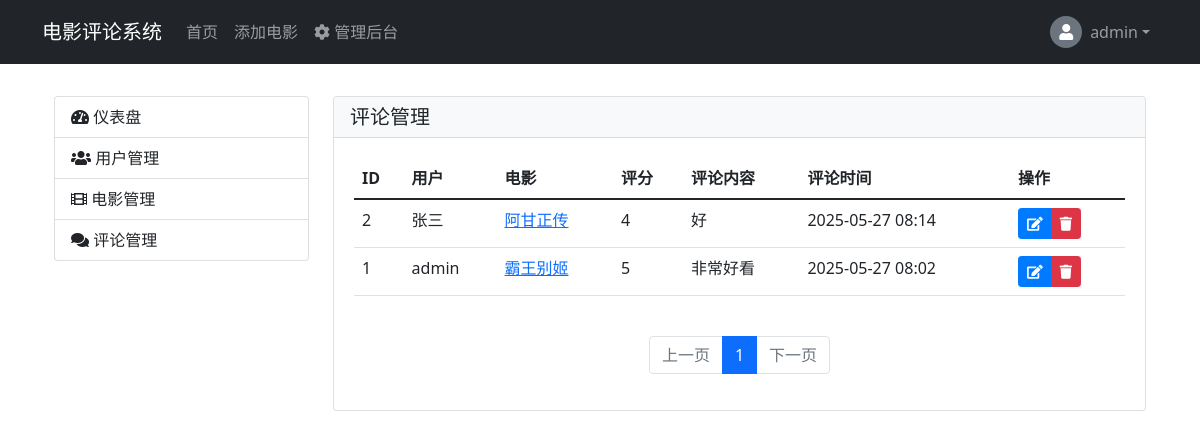
Before: /admin/reviews (signed in) with the older database file.
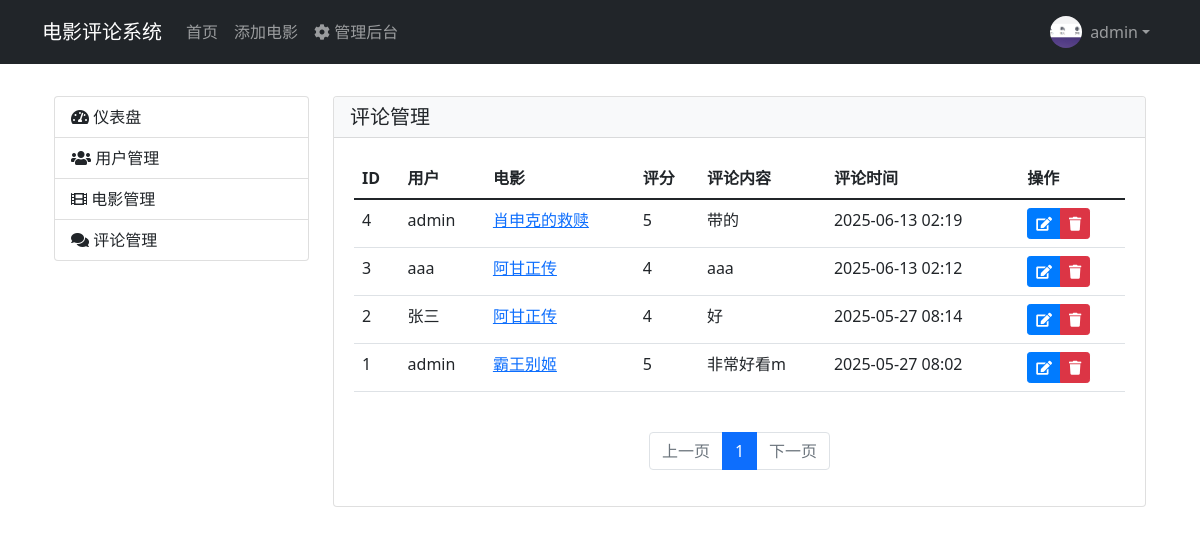
After: the same page with the newer database file.
### models/user_models.py (models this page shows, shortened)
class User(Base):
    __tablename__ = 'users'
    id = Column(Integer, primary_key=True)
    username = Column(String(80), unique=True, nullable=False)
    email = Column(String(120), unique=True, nullable=False)
    password_hash = Column(String(128))
    avatar = Column(String(255))
    phone = Column(String(20))
    bio = Column(Text)
    created_at = Column(DateTime, default=datetime.utcnow)
    role_id = Column(Integer, ForeignKey('roles.id'))
    role = relationship('Role', back_populates='users')
    reviews = relationship('Review', back_populates='author')

### models/review_models.py (models this page shows)
class Review(Base):
    __tablename__ = 'reviews'
    id = Column(Integer, primary_key=True)
    content = Column(Text, nullable=False)
    rating = Column(Integer)
    created_at = Column(DateTime, default=datetime.utcnow)
    user_id = Column(Integer, ForeignKey('users.id'), nullable=False)
    movie_id = Column(Integer, ForeignKey('movies.id'), nullable=False)
    author = relationship('User', back_populates='reviews')
    movie = relationship('Movie', back_populates='reviews')

### models/movie_models.py (models this page shows)
class Movie(Base):
    __tablename__ = 'movies'
    id = Column(Integer, primary_key=True)
    link = Column(String(255))
    img_src = Column(String(255))
    title = Column(String(100))
    rating = Column(Float)
    judge_num = Column(Integer)
    quote = Column(Text)
    director = Column(String(100))
    actors = Column(String(200))
    year = Column(String(10))
    country = Column(String(50))
    duration = Column(String(20))
    created_at = Column(DateTime, default=datetime.utcnow)
    genres = relationship('MovieGenre', back_populates='movie', lazy='joined')
    reviews = relationship('Review', back_populates='movie', lazy='dynamic')

### apps/admin/router.py (the view)
@router.get("/admin/reviews", name="manage_reviews")
async def manage_reviews(request: Request, db: Session = Depends(get_db), current_user=Depends(get_current_user), page: int = Query(1, ge=1)):
    if not current_user or not current_user.can(Permission.ADMIN):
        return RedirectResponse(url="/auth/login", status_code=303)
    per_page = 10
    query = db.query(Review).order_by(Review.created_at.desc())
    total = query.count()
    reviews = query.offset((page - 1) * per_page).limit(per_page).all()
    pagination = Pagination(page, per_page, total)
    return templates.TemplateResponse(
        "admin/reviews.html",
        {
            "request": request,
            "current_user": current_user,
            "reviews": reviews,
            "pagination": pagination,
            "Permission": Permission
        }
    )

### templates/admin/reviews.html (shortened to what this page needs)
{% extends "admin/dashboard.html" %}
{% block admin_content %}
<div class="card">
    <div class="card-header d-flex justify-content-between align-items-center">
        <h5 class="mb-0">评论管理</h5>
    </div>
    <div class="card-body">
        <div class="table-responsive">
            <table class="table table-hover">
                <thead>
                    <tr>
                        <th>ID</th>
                        <th>用户</th>
                        <th>电影</th>
                        <th>评分</th>
                        <th>评论内容</th>
                        <th>评论时间</th>
                        <th>操作</th>
                    </tr>
                </thead>
                <tbody>
                    {% for review in reviews %}
                    <tr>
                        <td>{{ review.id }}</td>
                        <td>{{ review.author.username }}</td>
                        <td>
                            <a href="{{ request.url_for('movie_detail', movie_id=review.movie.id) }}">{{ review.movie.title }}</a>
                        </td>
                        <td>{{ review.rating }}</td>
                        <td>
                            <div class="text-truncate" style="max-width: 300px;">{{ review.content }}</div>
                        </td>
                        <td>{{ review.created_at.strftime('%Y-%m-%d %H:%M') }}</td>
                        <td>
                            <div class="btn-group" role="group">
                                <a href="{{ request.url_for('edit_review', id=review.id) }}" class="btn btn-sm btn-primary" title="编辑">
                                    <i class="fas fa-edit"></i>
                                </a>
                                <button type="button" class="btn btn-sm btn-danger" title="删除"
                                        onclick="confirmDelete('{{ review.id }}', '{{ review.author.username }}', '{{ review.movie.title }}')">
                                    <i class="fas fa-trash"></i>
                                </button>
                            </div>
                        </td>
                    </tr>
                    {% endfor %}
                </tbody>
            </table>
        </div>
        {% if pagination %}
        <nav aria-label="Page navigation" class="mt-4">
            <ul class="pagination justify-content-center">
                {% if pagination.has_prev %}
                <li class="page-item">
                    <a class="page-link" href="{{ request.url_for('manage_reviews', page=pagination.prev_num) }}">上一页</a>
                </li>
                {% else %}
                <li class="page-item disabled">
                    <span class="page-link">上一页</span>
                </li>
                {% endif %}
                {% for page in pagination.iter_pages() %}
                    {% if page %}
                        {% if page != pagination.page %}
                        <li class="page-item">
                            <a class="page-link" href="{{ request.url_for('manage_reviews', page=page) }}">{{ page }}</a>
                        </li>
                        {% else %}
                        <li class="page-item active">
                            <span class="page-link">{{ page }}</span>
                        </li>
                        {% endif %}
                    {% else %}
                        <li class="page-item disabled">
                            <span class="page-link">...</span>
                        </li>
                    {% endif %}
                {% endfor %}
                {% if pagination.has_next %}
                <li class="page-item">
                    <a class="page-link" href="{{ request.url_for('manage_reviews', page=pagination.next_num) }}">下一页</a>
                </li>
                {% else %}
                <li class="page-item disabled">
                    <span class="page-link">下一页</span>
                </li>
                {% endif %}
            </ul>
        </nav>
        {% endif %}
    </div>
</div>
{% endblock %}

### templates/admin/dashboard.html (shortened to what this page needs)
{% extends "base.html" %}
{% block content %}
<div class="container mt-4">
    <div class="row">
        <div class="col-md-3">
            <div class="list-group">
                <a href="{{ request.url_for('dashboard') }}" class="list-group-item list-group-item-action">
                    <i class="fas fa-tachometer-alt"></i> 仪表盘
                </a>
                {% if current_user.can(Permission.ADMIN) %}
                <a href="{{ request.url_for('manage_users') }}" class="list-group-item list-group-item-action">
                    <i class="fas fa-users"></i> 用户管理
                </a>
                {% endif %}
                {% if current_user.can(Permission.MOVIE_EDIT) %}
                <a href="{{ request.url_for('manage_movies') }}" class="list-group-item list-group-item-action">
                    <i class="fas fa-film"></i> 电影管理
                </a>
                {% endif %}
                {% if current_user.can(Permission.ADMIN) %}
                <a href="{{ request.url_for('manage_reviews') }}" class="list-group-item list-group-item-action">
                    <i class="fas fa-comments"></i> 评论管理
                </a>
                {% endif %}
            </div>
        </div>
        <div class="col-md-9">
            {% block admin_content %}{% endblock %}
        </div>
    </div>
</div>
{% endblock %}

### templates/base.html (shortened to what this page needs)
<!DOCTYPE html>
<html lang="zh">
<head>
    <link href="https://cdn.jsdelivr.net/npm/bootstrap@5.1.3/dist/css/bootstrap.min.css" rel="stylesheet">
    <link rel="stylesheet" href="https://cdnjs.cloudflare.com/ajax/libs/font-awesome/5.15.4/css/all.min.css">
    <link rel="stylesheet" href="/static/css/style.css">
</head>
<body>
    <nav class="navbar navbar-expand-lg navbar-dark bg-dark">
        <div class="container">
            <a class="navbar-brand" href="/">电影评论系统</a>
            <div class="collapse navbar-collapse" id="navbarNav">
                <ul class="navbar-nav me-auto">
                    <li class="nav-item">
                        <a class="nav-link" href="/">首页</a>
                    </li>
                    {% if current_user and current_user.can(Permission.MOVIE_EDIT) %}
                    <li class="nav-item">
                        <a class="nav-link" href="/movie/add">添加电影</a>
                    </li>
                    {% endif %}
                    {% if current_user and current_user.can(Permission.ADMIN) %}
                    <li class="nav-item">
                        <a class="nav-link" href="/admin/dashboard">
                            <i class="fas fa-cog"></i> 管理后台
                        </a>
                    </li>
                    {% endif %}
                </ul>
                <ul class="navbar-nav">
                    {% if current_user %}
                    <li class="nav-item dropdown">
                        <a class="nav-link dropdown-toggle d-flex align-items-center" href="#" id="userDropdown" role="button"
                           data-bs-toggle="dropdown" aria-expanded="false">
                            {% if current_user.avatar %}
                            <img src="{{ current_user.avatar }}" alt="头像" class="user-avatar rounded-circle me-2">
                            {% else %}
                            <div class="user-avatar-placeholder me-2">
                                <i class="fas fa-user"></i>
                            </div>
                            {% endif %}
                            {{ current_user.username }}
                        </a>
                    </li>
                    {% endif %}
                </ul>
            </div>
        </div>
    </nav>
    <div class="container mt-4">
        {% block content %}{% endblock %}
    </div>
</body>
</html>

### static/css/style.css (style rules this page uses)
.navbar { margin-bottom: 2rem; }
.card { transition: transform 0.2s; }
.btn-primary { background-color: #007bff; border-color: #007bff; }
.card-header { background-color: #f8f9fa; border-bottom: 1px solid rgba(0,0,0,.125); }
.card-body { padding: 1.25rem; }

### templates/base.html (style rules this page uses)
.user-avatar { width: 32px; height: 32px; object-fit: cover; }

Changed rows visible on the page:
changed User "admin": avatar: picture added
added Review: id "4", author.username "admin", movie "肖申克的救赎", rating "5", content "带的", created_at "2025-06-13 02:19"
added Review: id "3", author.username "aaa", movie "阿甘正传", rating "4", content "aaa", created_at "2025-06-13 02:12"
changed Review "霸王别姬": content "非常好看" → "非常好看m"
